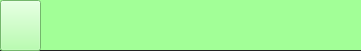
         <widget class="QWidget" name="barrasuperior" native="true">
          <property name="geometry">
           <rect>
            <x>-1</x>
            <y>0</y>
            <width>361</width>
            <height>51</height>
           </rect>
          </property>
          <property name="styleSheet">
           <string notr="true">background-color: rgb(162, 255, 151);
border-bottom-color: rgb(0, 0, 0);</string>
          </property>
          <widget class="QLabel" name="carregadoz13">
           <property name="geometry">
            <rect>
             <x>50</x>
             <y>0</y>
             <width>301</width>
             <height>51</height>
            </rect>
           </property>
           <property name="styleSheet">
            <string notr="true">image: url(:/barracarregadaconceitos/carregada13.png);</string>
           </property>
           <property name="text">
            <string/>
           </property>
          </widget>
          <widget class="QLabel" name="carregado4">
           <property name="geometry">
            <rect>
             <x>50</x>
             <y>0</y>
             <width>301</width>
             <height>51</height>
            </rect>
           </property>
           <property name="styleSheet">
            <string notr="true">image: url(:/barracarregadaconceitos/carregada4.png);</string>
           </property>
           <property name="text">
            <string/>
           </property>
          </widget>
          <widget class="QLabel" name="carregado5">
           <property name="geometry">
            <rect>
             <x>50</x>
             <y>0</y>
             <width>301</width>
             <height>51</height>
            </rect>
           </property>
           <property name="styleSheet">
            <string notr="true">image: url(:/barracarregadaconceitos/carregada5.png);</string>
           </property>
           <property name="text">
            <string/>
           </property>
          </widget>
          <widget class="QLabel" name="carregado6">
           <property name="geometry">
            <rect>
             <x>50</x>
             <y>0</y>
             <width>301</width>
             <height>51</height>
            </rect>
           </property>
           <property name="styleSheet">
            <string notr="true">image: url(:/barracarregadaconceitos/carregada6.png);</string>
           </property>
           <property name="text">
            <string/>
           </property>
          </widget>
          <widget class="QLabel" name="carregado7">
           <property name="geometry">
            <rect>
             <x>50</x>
             <y>0</y>
             <width>301</width>
             <height>51</height>
            </rect>
           </property>
           <property name="styleSheet">
            <string notr="true">image: url(:/barracarregadaconceitos/carregada7.png);</string>
           </property>
           <property name="text">
            <string/>
           </property>
          </widget>
          <widget class="QLabel" name="carregado8">
           <property name="geometry">
            <rect>
             <x>50</x>
             <y>0</y>
             <width>301</width>
             <height>51</height>
            </rect>
           </property>
           <property name="styleSheet">
            <string notr="true">image: url(:/barracarregadaconceitos/carregada8.png);</string>
           </property>
           <property name="text">
            <string/>
           </property>
          </widget>
          <widget class="QLabel" name="carregado9">
           <property name="geometry">
            <rect>
             <x>50</x>
             <y>0</y>
             <width>301</width>
             <height>51</height>
            </rect>
           </property>
           <property name="styleSheet">
            <string notr="true">image: url(:/barracarregadaconceitos/carregada9.png);</string>
           </property>
           <property name="text">
            <string/>
           </property>
          </widget>
          <widget class="QLabel" name="carregadoz10">
           <property name="geometry">
            <rect>
             <x>50</x>
             <y>0</y>
             <width>301</width>
             <height>51</height>
            </rect>
           </property>
           <property name="styleSheet">
            <string notr="true">image: url(:/barracarregadaconceitos/carregada10.png);</string>
           </property>
           <property name="text">
            <string/>
           </property>
          </widget>
          <widget class="QLabel" name="carregadoz12">
           <property name="geometry">
            <rect>
             <x>50</x>
             <y>0</y>
             <width>301</width>
             <height>51</height>
            </rect>
           </property>
           <property name="styleSheet">
            <string notr="true">image: url(:/barracarregadaconceitos/carregada12.png);</string>
           </property>
           <property name="text">
            <string/>
           </property>
          </widget>
          <widget class="QLabel" name="carregado1">
           <property name="geometry">
            <rect>
             <x>50</x>
             <y>0</y>
             <width>301</width>
             <height>51</height>
            </rect>
           </property>
           <property name="styleSheet">
            <string notr="true">image: url(:/barracarregadaconceitos/carregada1.png);</string>
           </property>
           <property name="text">
            <string/>
           </property>
          </widget>
          <widget class="QLabel" name="carregado2">
           <property name="geometry">
            <rect>
             <x>50</x>
             <y>0</y>
             <width>301</width>
             <height>51</height>
            </rect>
           </property>
           <property name="styleSheet">
            <string notr="true">image: url(:/barracarregadaconceitos/carregada2.png);</string>
           </property>
           <property name="text">
            <string/>
           </property>
          </widget>
          <widget class="QLabel" name="carregadoz11">
           <property name="geometry">
            <rect>
             <x>50</x>
             <y>0</y>
             <width>301</width>
             <height>51</height>
            </rect>
           </property>
           <property name="styleSheet">
            <string notr="true">image: url(:/barracarregadaconceitos/carregada11.png);</string>
           </property>
           <property name="text">
            <string/>
           </property>
          </widget>
          <widget class="QLabel" name="carregado3">
           <property name="geometry">
            <rect>
             <x>50</x>
             <y>0</y>
             <width>301</width>
             <height>51</height>
            </rect>
           </property>
           <property name="styleSheet">
            <string notr="true">image: url(:/barracarregadaconceitos/carregada3.png);</string>
           </property>
           <property name="text">
            <string/>
           </property>
          </widget>
          <widget class="Line" name="line">
           <property name="geometry">
            <rect>
             <x>0</x>
             <y>50</y>
             <width>375</width>
             <height>3</height>
            </rect>
           </property>
           <property name="styleSheet">
            <string notr="true">background-color: rgb(53, 53, 53);</string>
           </property>
           <property name="frameShadow">
            <enum>QFrame::Sunken</enum>
           </property>
           <property name="lineWidth">
            <number>1</number>
           </property>
           <property name="midLineWidth">
            <number>0</number>
           </property>
           <property name="orientation">
            <enum>Qt::Horizontal</enum>
           </property>
          </widget>
          <widget class="QPushButton" name="tras0_telatxt">
           <property name="geometry">
            <rect>
             <x>0</x>
             <y>0</y>
             <width>41</width>
             <height>51</height>
            </rect>
           </property>
           <property name="styleSheet">
            <string notr="true"/>
           </property>
           <property name="text">
            <string/>
           </property>
           <property name="icon">
            <iconset resource="logo_inicio.qrc">
             <normaloff>:/btn_tras/btn_tras2.png</normaloff>:/btn_tras/btn_tras2.png</iconset>
           </property>
           <property name="iconSize">
            <size>
             <width>35</width>
             <height>35</height>
            </size>
           </property>
           <property name="checkable">
            <bool>false</bool>
           </property>
           <property name="checked">
            <bool>false</bool>
           </property>
           <property name="autoRepeat">
            <bool>false</bool>
           </property>
           <property name="autoExclusive">
            <bool>false</bool>
           </property>
           <property name="autoDefault">
            <bool>false</bool>
           </property>
           <property name="default">
            <bool>false</bool>
           </property>
           <property name="flat">
            <bool>false</bool>
           </property>
          </widget>
          <zorder>carregado1</zorder>
          <zorder>carregado2</zorder>
          <zorder>carregado3</zorder>
          <zorder>carregado4</zorder>
          <zorder>carregado5</zorder>
          <zorder>carregado6</zorder>
          <zorder>carregado7</zorder>
          <zorder>carregado8</zorder>
          <zorder>carregado9</zorder>
          <zorder>carregadoz10</zorder>
          <zorder>carregadoz11</zorder>
          <zorder>carregadoz12</zorder>
          <zorder>carregadoz13</zorder>
          <zorder>line</zorder>
          <zorder>tras0_telatxt</zorder>
         </widget>
